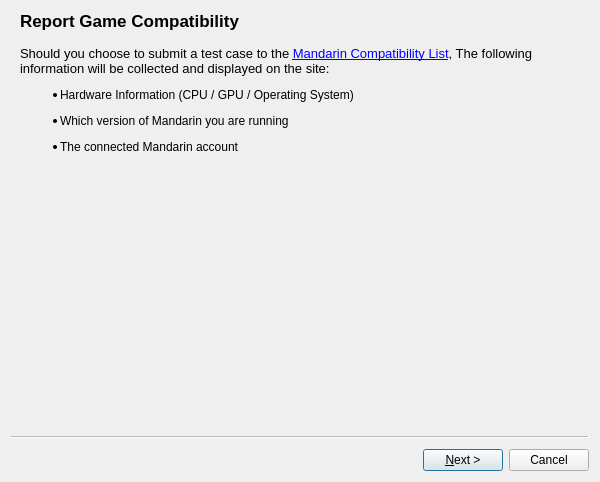
<?xml version="1.0" encoding="UTF-8"?>
<ui version="4.0">
 <class>CompatDB</class>
 <widget class="QWizard" name="CompatDB">
  <property name="geometry">
   <rect>
    <x>0</x>
    <y>0</y>
    <width>600</width>
    <height>482</height>
   </rect>
  </property>
  <property name="minimumSize">
   <size>
    <width>500</width>
    <height>410</height>
   </size>
  </property>
  <property name="windowTitle">
   <string>Report Compatibility</string>
  </property>
  <property name="options">
   <set>QWizard::DisabledBackButtonOnLastPage|QWizard::HelpButtonOnRight|QWizard::NoBackButtonOnStartPage</set>
  </property>
  <widget class="QWizardPage" name="wizard_Info">
   <property name="title">
    <string>Report Game Compatibility</string>
   </property>
   <attribute name="pageId">
    <string notr="true">0</string>
   </attribute>
   <layout class="QVBoxLayout" name="verticalLayout">
    <item>
     <widget class="QLabel" name="lbl_Spiel">
      <property name="text">
       <string>&lt;html&gt;&lt;head/&gt;&lt;body&gt;&lt;p&gt;&lt;span style=&quot; font-size:10pt;&quot;&gt;Should you choose to submit a test case to the &lt;/span&gt;&lt;a href=&quot;https://citra-emu.org/game/&quot;&gt;&lt;span style=&quot; font-size:10pt; text-decoration: underline; color:#0000ff;&quot;&gt;Mandarin Compatibility List&lt;/span&gt;&lt;/a&gt;&lt;span style=&quot; font-size:10pt;&quot;&gt;, The following information will be collected and displayed on the site:&lt;/span&gt;&lt;/p&gt;&lt;ul style=&quot;margin-top: 0px; margin-bottom: 0px; margin-left: 0px; margin-right: 0px; -qt-list-indent: 1;&quot;&gt;&lt;li style=&quot; margin-top:12px; margin-bottom:12px; margin-left:0px; margin-right:0px; -qt-block-indent:0; text-indent:0px;&quot;&gt;Hardware Information (CPU / GPU / Operating System)&lt;/li&gt;&lt;li style=&quot; margin-top:12px; margin-bottom:12px; margin-left:0px; margin-right:0px; -qt-block-indent:0; text-indent:0px;&quot;&gt;Which version of Mandarin you are running&lt;/li&gt;&lt;li style=&quot; margin-top:12px; margin-bottom:12px; margin-left:0px; margin-right:0px; -qt-block-indent:0; text-indent:0px;&quot;&gt;The connected Mandarin account&lt;/li&gt;&lt;/ul&gt;&lt;/body&gt;&lt;/html&gt;</string>
      </property>
      <property name="wordWrap">
       <bool>true</bool>
      </property>
      <property name="openExternalLinks">
       <bool>true</bool>
      </property>
     </widget>
    </item>
    <item>
     <spacer name="verticalSpacer_2">
      <property name="orientation">
       <enum>Qt::Vertical</enum>
      </property>
      <property name="sizeHint" stdset="0">
       <size>
        <width>20</width>
        <height>0</height>
       </size>
      </property>
     </spacer>
    </item>
   </layout>
  </widget>
  <widget class="QWizardPage" name="wizard_Report">
   <property name="title">
    <string>Report Game Compatibility</string>
   </property>
   <attribute name="pageId">
    <string notr="true">1</string>
   </attribute>
   <layout class="QFormLayout" name="formLayout">
    <item row="2" column="0">
     <widget class="QRadioButton" name="radioButton_Perfect">
      <property name="text">
       <string>Perfect</string>
      </property>
     </widget>
    </item>
    <item row="2" column="1">
     <widget class="QLabel" name="lbl_Perfect">
      <property name="text">
       <string>&lt;html&gt;&lt;head/&gt;&lt;body&gt;&lt;p&gt;Game functions flawlessly with no audio or graphical glitches.&lt;/p&gt;&lt;/body&gt;&lt;/html&gt;</string>
      </property>
      <property name="wordWrap">
       <bool>true</bool>
      </property>
     </widget>
    </item>
    <item row="4" column="0">
     <widget class="QRadioButton" name="radioButton_Great">
      <property name="text">
       <string>Great</string>
      </property>
     </widget>
    </item>
    <item row="4" column="1">
     <widget class="QLabel" name="lbl_Great">
      <property name="text">
       <string>&lt;html&gt;&lt;head/&gt;&lt;body&gt;&lt;p&gt;Game functions with minor graphical or audio glitches and is playable from start to finish. May require some workarounds.&lt;/p&gt;&lt;/body&gt;&lt;/html&gt;</string>
      </property>
      <property name="wordWrap">
       <bool>true</bool>
      </property>
     </widget>
    </item>
    <item row="5" column="0">
     <widget class="QRadioButton" name="radioButton_Okay">
      <property name="text">
       <string>Okay</string>
      </property>
     </widget>
    </item>
    <item row="5" column="1">
     <widget class="QLabel" name="lbl_Okay">
      <property name="text">
       <string>&lt;html&gt;&lt;head/&gt;&lt;body&gt;&lt;p&gt;Game functions with major graphical or audio glitches, but game is playable from start to finish with workarounds.&lt;/p&gt;&lt;/body&gt;&lt;/html&gt;</string>
      </property>
      <property name="wordWrap">
       <bool>true</bool>
      </property>
     </widget>
    </item>
    <item row="6" column="0">
     <widget class="QRadioButton" name="radioButton_Bad">
      <property name="text">
       <string>Bad</string>
      </property>
     </widget>
    </item>
    <item row="6" column="1">
     <widget class="QLabel" name="lbl_Bad">
      <property name="text">
       <string>&lt;html&gt;&lt;head/&gt;&lt;body&gt;&lt;p&gt;Game functions, but with major graphical or audio glitches. Unable to progress in specific areas due to glitches even with workarounds.&lt;/p&gt;&lt;/body&gt;&lt;/html&gt;</string>
      </property>
      <property name="wordWrap">
       <bool>true</bool>
      </property>
     </widget>
    </item>
    <item row="7" column="0">
     <widget class="QRadioButton" name="radioButton_IntroMenu">
      <property name="text">
       <string>Intro/Menu</string>
      </property>
     </widget>
    </item>
    <item row="7" column="1">
     <widget class="QLabel" name="lbl_IntroMenu">
      <property name="text">
       <string>&lt;html&gt;&lt;head/&gt;&lt;body&gt;&lt;p&gt;Game is completely unplayable due to major graphical or audio glitches. Unable to progress past the Start Screen.&lt;/p&gt;&lt;/body&gt;&lt;/html&gt;</string>
      </property>
      <property name="wordWrap">
       <bool>true</bool>
      </property>
     </widget>
    </item>
    <item row="8" column="0">
     <widget class="QRadioButton" name="radioButton_WontBoot">
      <property name="text">
       <string>Won't Boot</string>
      </property>
      <property name="checkable">
       <bool>true</bool>
      </property>
      <property name="checked">
       <bool>false</bool>
      </property>
     </widget>
    </item>
    <item row="8" column="1">
     <widget class="QLabel" name="lbl_WontBoot">
      <property name="text">
       <string>&lt;html&gt;&lt;head/&gt;&lt;body&gt;&lt;p&gt;The game crashes when attempting to startup.&lt;/p&gt;&lt;/body&gt;&lt;/html&gt;</string>
      </property>
     </widget>
    </item>
    <item row="0" column="0" colspan="2">
     <widget class="QLabel" name="lbl_Independent">
      <property name="font">
       <font>
        <pointsize>10</pointsize>
       </font>
      </property>
      <property name="text">
       <string>&lt;html&gt;&lt;head/&gt;&lt;body&gt;&lt;p&gt;Independent of speed or performance, how well does this game play from start to finish on this version of Mandarin?&lt;/p&gt;&lt;/body&gt;&lt;/html&gt;</string>
      </property>
      <property name="wordWrap">
       <bool>true</bool>
      </property>
     </widget>
    </item>
    <item row="1" column="0" colspan="2">
     <spacer name="verticalSpacer">
      <property name="orientation">
       <enum>Qt::Vertical</enum>
      </property>
      <property name="sizeHint" stdset="0">
       <size>
        <width>20</width>
        <height>0</height>
       </size>
      </property>
     </spacer>
    </item>
   </layout>
  </widget>
  <widget class="QWizardPage" name="wizard_ThankYou">
   <property name="title">
    <string>Thank you for your submission!</string>
   </property>
   <attribute name="pageId">
    <string notr="true">2</string>
   </attribute>
  </widget>
 </widget>
 <resources/>
 <connections/>
</ui>
